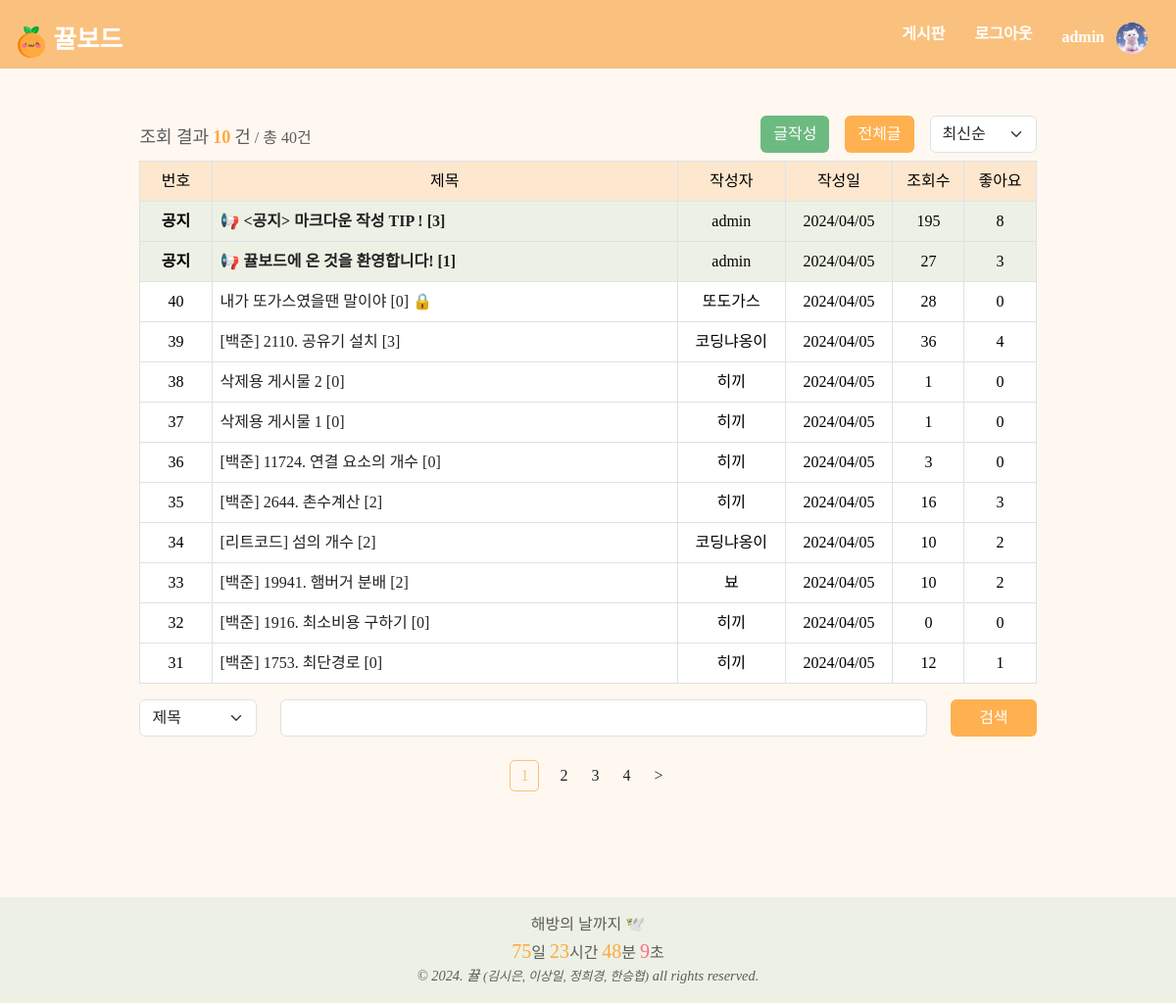
Page /board/index (signed in) on the committed database.
### app/database.py (models this page shows, shortened)
class User(UserMixin, db.Model):
    user_id = db.Column(db.Integer, primary_key=True)
    username = db.Column(db.String, unique=True, nullable=False)
    password = db.Column(db.String)
    email = db.Column(db.String, unique=True)
    grade = db.Column(db.Integer, default=0)
    userpic = db.Column(db.String)
    comment = db.Column(db.String)
    created_at = db.Column(db.DateTime, default=datetime.now)
    posts = relationship('Post', back_populates='user', lazy='joined')
    comments = relationship('Comment', back_populates='user', lazy='joined')
    likes = relationship('Like', back_populates='user', lazy='joined')

class Post(db.Model):
    post_id = db.Column(db.Integer, primary_key=True, autoincrement=True)
    title = db.Column(db.String, nullable=False)
    body = db.Column(db.Text, nullable=False)
    user_id = db.Column(db.Integer, ForeignKey('user.user_id'), nullable=False)
    status = db.Column(db.String, nullable=True)
    problem_url = db.Column(db.String, nullable=True)
    created_at = db.Column(db.DateTime, nullable=False)
    updated_at = db.Column(db.DateTime, nullable=False)
    click_count = db.Column(db.Integer, nullable=True)
    like_count = db.Column(db.Integer, nullable=True)
    secret_mode = db.Column(db.Boolean, nullable=True)
    user = relationship('User', back_populates='posts', lazy='joined')
    comments = relationship('Comment', back_populates='post', lazy='joined', cascade='all, delete-orphan')
    likes = relationship('Like', primaryjoin="and_(Post.post_id==Like.post_id, Like.deleted==False)",
                        back_populates='post', lazy='joined', cascade='all, delete-orphan')
    notice_mode = db.Column(db.Boolean, default=0)

### app/board/routes.py (the view, shortened to what this page needs)
@board_bp.route('/index')
def index():
    cate = request.args.get('cate', "", type=str)
    keyword = request.args.get('keyword', "", type=str)
    page = request.args.get('page', 1, type=int)
    sort = request.args.get('sort', 'recent', type=str)
    perPage = 10
    notices = Post.query.filter(Post.notice_mode == True).all()
    posts_query = Post.query.filter(Post.notice_mode != True)
    if sort == 'old':
        posts_query = posts_query.order_by(Post.created_at.asc())
    elif sort == 'recent':
        posts_query = posts_query.order_by(Post.created_at.desc())
    elif sort == 'click':
        posts_query = posts_query.order_by(Post.click_count.desc())
    pag = posts_query.paginate(page=page, per_page=perPage)
    stIdx = pag.total - (pag.page - 1) * pag.per_page
    postsCount = min(pag.total, (page - 1) * perPage + len(pag.items))
    isLogin = current_user.is_authenticated
    return render_template('board/index.html', pag=pag, notices=notices, postsCount=postsCount, keyword=keyword, cate=cate, stIdx=stIdx, sort=sort, isLogin=isLogin)

### templates/board/index.html (shortened to what this page needs)
{% extends "layout.html" %}
{% block head %}
<link rel="stylesheet" type="text/css" href="{{ url_for('static', filename='css/custom.css') }}">
{% endblock %}
{% block content %}
<div class="boardmain-index">
    <div class="row">
        <div class="col align-items-center d-flex">
            <div class="board-text-line">
                <h2>조회 결과</h2>
                <h2 class="post-count textOrange">{{ postsCount }}</h2>
                <h2>건</h2>
                <h3>/ 총 {{ pag.total }}건</h3>
            </div>
        </div>
        <div class="col mb-2 justify-content-end d-flex align-items-center">
            {% if isLogin %}
            <a href="{{ url_for('board.createPost') }}" class="btn btn-sub-color me-3">글작성</a>
            {% endif %}
            <a href="{{ url_for('board.index') }}" class="btn btn-theme-color me-3">전체글</a>
            <div class="ml-2">
                <select id="sort-by-select" class="form-select" aria-label="">
                    <option value="recent" {% if sort=='recent' %}selected{% endif %}>최신순</option>
                </select>
            </div>
        </div>
    </div>
    <table class="table postTable table-bordered">
        <thead>
            <tr>
                <th class="postNum">번호</th>
                <th class="postTitle">제목</th>
                <th class="postWriter">작성자</th>
                <th class="postDate">작성일</th>
                <th class="postHit">조회수</th>
                <th class="postLike">좋아요</th>
            </tr>
        </thead>
        <tbody class="text-center">
            {% for notice in notices %}
            <tr class="noticePost">
                <td class="fw-bold">{% if notice.secret_mode %}임원공지{% else %}공지{% endif %}</td>
                <td class="fw-bold" style="text-align: left;">
                    <a class="board-td-custom" href="{{ url_for('board.detail', post_id=notice.post_id)}}">📢 {{
                        notice.title }} [{{ notice.comments | length }}]</a>
                </td>
                <td>{{ notice.user.username }}</td>
                <td>{{ notice.created_at.strftime("%Y/%m/%d") }}</td>
                <td>{{ notice.click_count }}</td>
                <td>{{ notice.likes | length }}</td>
            </tr>
            {% endfor %}
            {% for post in pag.items %}
            <tr>
                <td>{{ stIdx - loop.index0 }}</td>
                <td style="text-align: left;">
                    <a class="board-td-custom" href="{{ url_for('board.detail', post_id=post.post_id)}}">{{
                        post.title }} [{{ post.comments | length }}]</a>
                    {% if post.secret_mode %}🔒{% endif %}
                </td>
                <td>{{ post.user.username }}</td>
                <td>{{ post.created_at.strftime("%Y/%m/%d") }}
                </td>
                <td>{{ post.click_count }}</td>
                <td>{{ post.likes | length }}</td>
            </tr>
            {% endfor %}
        </tbody>
    </table>
    <form>
        <div class="row justify-content-center">
            <div class="col-auto">
                <select name="cate" class="form-select" aria-label="" style="width: 120px">
                    <option value="title" {% if cate=='title' %}selected{% endif %}>제목</option>
                </select>
            </div>
            <div class="col">
                <input type="text" name="keyword" value="{{keyword}}" class="form-control w-100">
            </div>
            <div class="col-auto">
                <button class="btn btn-theme-color" style="padding-left: 28px; padding-right: 28px;">검색</button>
            </div>
        </div>
    </form>
    <div class="page-nav mt-4">
        <div class="col justify-content-center d-flex align-items-center">
            {% for page_num in pag.iter_pages() %}
            {% if page_num %}
            {% if page_num != pag.page %}
            <a class="page-nav-item"
                href="{{ url_for('board.index', page=page_num, sort=sort, cate=cate, keyword=keyword) }}">{{
                page_num }}</a>
            {% else %}
            <a class="page-nav-item-current">{{ page_num }}</a>
            {% endif %}
            {% else %}
            ...
            {% endif %}
            {% endfor %}
            {% if pag.has_next %}
            <a class="page-nav-item"
                href="{{ url_for('board.index', page=pag.next_num, sort=sort, cate=cate, keyword=keyword) }}">></a>
            {% endif %}
        </div>
    </div>
</div>
{% endblock %}

### templates/layout.html (shortened to what this page needs)
<!doctype html>
<html lang="en">
<head>
    {% block head %}{% endblock %}
    <link rel="stylesheet" type="text/css" href="{{ url_for('static', filename='css/custom.css') }}">
    <link rel="stylesheet" type="text/css" href="{{ url_for('static', filename='css/board.css') }}">
    <link rel="stylesheet" type="text/css" href="{{ url_for('static', filename='css/comment.css') }}">
    <link rel="stylesheet" type="text/css" href="{{ url_for('static', filename='css/detail.css') }}">
</head>
<body>
    <nav id="Nav">
        <div class="navContainer">
            <a class="navLogo" href="{{ url_for('acc.index') }}">
                <img class="navbarLogo" src="/static/kkyul.png" alt="🍊">
                <span style="font-family: 'EF_jejudoldam'">뀰보드</span>
            </a>
            <div>
                <a href="{{ url_for('board.index') }}" style="height: 50px;" class="btn navBtn">게시판</a>
                {% if current_user.is_authenticated %}
                <a href="{{ url_for('acc.logout') }}" style="height: 50px;" class="btn navBtn">로그아웃</a>
                <a href="{{ url_for('acc.profile') }}" style="height: 50px;" class="btn navBtn">
                    {{ current_user.username }}
                    {% if current_user.userpic %}
                        <img class="commentImage" style="margin-left:8px;" src="{{ url_for('static', filename=current_user.userpic )}}">
                    {% else %}
                        <img class="commentImage" style="margin-left:8px;" src="{{ url_for('static', filename='noimage.png' )}}">
                    {% endif %}
                </a>
                {% else %}
                <a href="{{ url_for('acc.login') }}" style="height: 50px;" class="btn navBtn">로그인</a>
                {% endif %}
            </div>
        </div>
    </nav>
    <div class="content-wrap customBody">
        {% block content %}
        {% endblock %}
    </div>
    {% if request.endpoint not in ['board.createPost', 'board.editPost'] %}
    <footer class="vertical">
        <div class="textGray fs-6" style="font-family: 'IM_Hyemin-Bold'">해방의 날까지 🕊️</div>
        <div id="countdown" class="textGray fs-6" style="font-family: 'IM_Hyemin-Bold'">
        </div>
        <div class="textGray fst-italic fs-7">
            © 2024. 뀰
            <span class="fs-8">(김시은, 이상일, 정희경, 한승협)</span>
            all rights reserved.
        </div>
    </footer>
    {% endif %}
</body>
</html>

### static/css/board.css (style rules this page uses)
.table thead th { text-align: center; font-weight: normal; background-color: rgba(250, 193, 126, 0.3); }
.table th:nth-child(1) { width: 8%; }
.table th:nth-child(2) { width: 52%; }
.table th:nth-child(3) { width: 12%; }
.table th:nth-child(4) { width: 12%; }
.table th:nth-child(5) { width: 8%; }
.table th:nth-child(6) { width: 8%; }
.board-text-line h2 { font-size: 18px; display: inline; }
.board-text-line h3 { font-size: 16px; display: inline; }
.board-text-line .post-count { font-weight: 700; }
.btn-theme-color, .btn-theme-color:hover { background-color: rgba(255, 169, 63, 0.9); color: #FFFFFF; }
.btn-sub-color, .btn-sub-color:hover { background-color: rgba(94, 180, 117, 0.9); color: #FFFFFF; }
.page-nav .page-nav-item { margin-left: 12px; margin-right: 12px; color: #222222; }
.page-nav .page-nav-item-current { margin-left: 9px; margin-right: 9px; color: #FAC17E; border: 1px solid #FAC17E; border-radius: 5px; padding: 3px 10px; }
.board-td-custom { color: #222222; }

### static/css/comment.css (style rules this page uses)
.postTable { width: 100%; }

### static/css/detail.css (style rules this page uses)
.row { width: auto; }

### templates/board/index.html (style rules this page uses)
.boardmain-index { width: 80%; margin: auto; margin-top: 20px; }

### rows in the picture
User: username "admin", userpic (picture)
Post: secret_mode "공지", title "<공지> 마크다운 작성 TIP !", comments|length "3", user.username "admin", created_at "2024/04/05", click_count "195", likes|length "8"
Post: secret_mode "공지", title "뀰보드에 온 것을 환영합니다!", comments|length "1", user.username "admin", created_at "2024/04/05", click_count "27", likes|length "3"
Post: index0 "40", title "내가 또가스였을땐 말이야", comments|length "0", user.username "또도가스", created_at "2024/04/05", click_count "28", likes|length "0"
Post: index0 "39", title "[백준] 2110. 공유기 설치", comments|length "3", user.username "코딩냐옹이", created_at "2024/04/05", click_count "36", likes|length "4"
Post: index0 "38", title "삭제용 게시물 2", comments|length "0", user.username "히끼", created_at "2024/04/05", click_count "1", likes|length "0"
Post: index0 "37", title "삭제용 게시물 1", comments|length "0", user.username "히끼", created_at "2024/04/05", click_count "1", likes|length "0"
Post: index0 "36", title "[백준] 11724. 연결 요소의 개수", comments|length "0", user.username "히끼", created_at "2024/04/05", click_count "3", likes|length "0"
Post: index0 "35", title "[백준] 2644. 촌수계산", comments|length "2", user.username "히끼", created_at "2024/04/05", click_count "16", likes|length "3"
Post: index0 "34", title "[리트코드] 섬의 개수", comments|length "2", user.username "코딩냐옹이", created_at "2024/04/05", click_count "10", likes|length "2"
Post: index0 "33", title "[백준] 19941. 햄버거 분배", comments|length "2", user.username "뵤", created_at "2024/04/05", click_count "10", likes|length "2"
Post: index0 "32", title "[백준] 1916. 최소비용 구하기", comments|length "0", user.username "히끼", created_at "2024/04/05", click_count "0", likes|length "0"
Post: index0 "31", title "[백준] 1753. 최단경로", comments|length "0", user.username "히끼", created_at "2024/04/05", click_count "12", likes|length "1"

### other values in the picture
{{ postsCount }} "10"
{{ pag.total }} "40"
{{ page_num }} "1"
{{ page_num }} "2" "3" "4"
